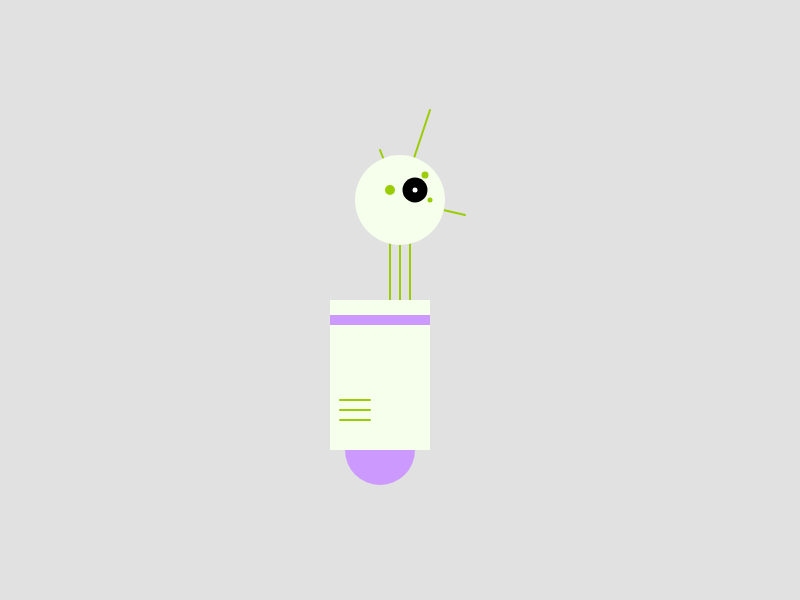
Frame 1 (no input)
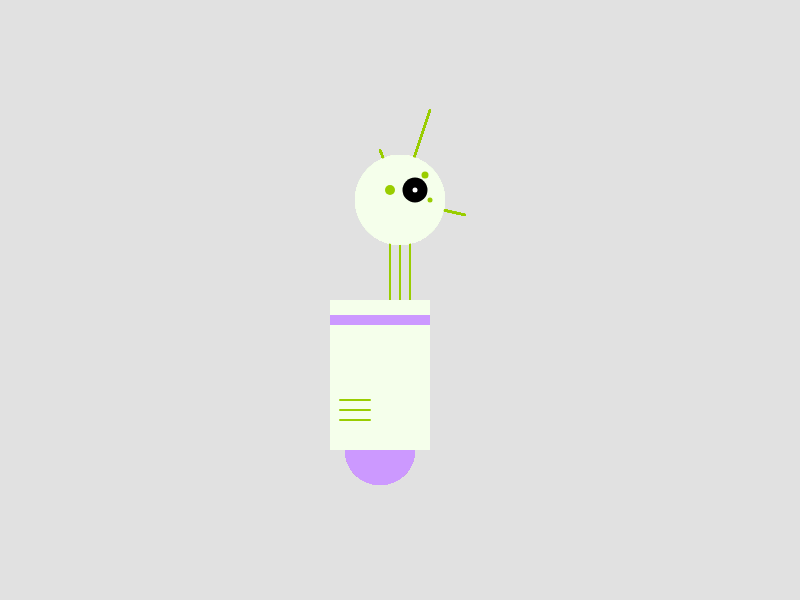
Frame 60 (no input)
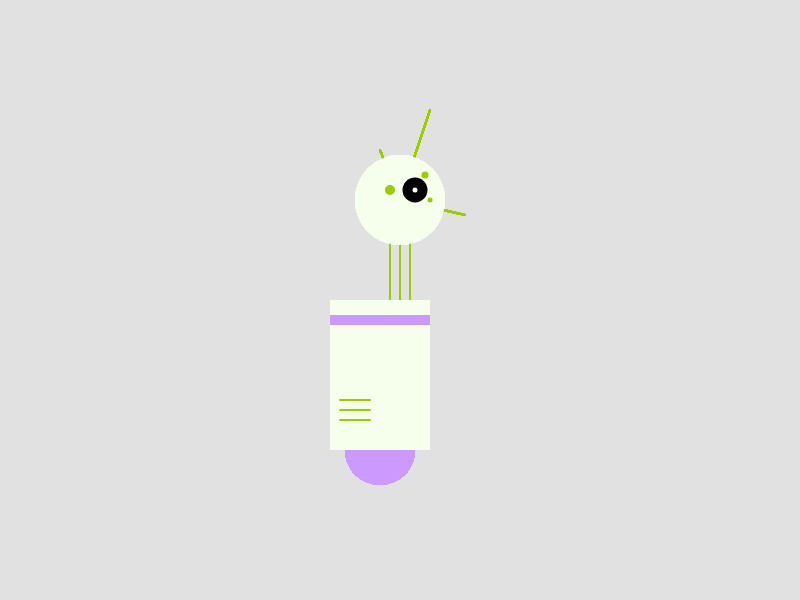
Frame 120 (the mouse pressed at the canvas centre since frame 60)

The p5.js sketch that drew these frames (run headless with seeded random() and noise() and a simulated clock; from frame 60 on, the mouse is pressed at the canvas centre):

// p5.js sketch
// ── sketch.js
function setup() {
  createCanvas(800,600);
  background(225,225,225);
}

function draw() {
  
  //neck&antennas
  strokeWeight(2);
  strokeCap(ROUND);
  stroke(153,205,0);
  line(400,200,400,350);
  line(410,240,410,350);
  line(390,240,390,350);
  
  line(400,200,380,150);
  line(400,200,430,110);
  line(400,200,465,215);
  
  
  //head
  fill(245,255,235);
  strokeWeight();
  ellipse (400,200,90,90);
  fill(0,0,0);
  ellipse(415,190,25,25);
  fill(255,255,255);
  ellipse(415,190,5,5);
  fill(153,205,0);
  ellipse(390,190,10,10);
  ellipse(430,200,5,5);
   ellipse(425,175,7,7);
  
  //feet
  fill(204,153,255);
  ellipse(380,450,70,70); 
  
  //body
  fill(245,255,235);
  rect(330,300,100,150);
  stroke(204,153,255);
  strokeCap(PROJECT);
  strokeWeight(10);
  line(335,320,425,320);
  
  strokeWeight(2);
  strokeCap(ROUND);
  stroke(153,205,0);
  line(340,400,370,400);
  line(340,410,370,410);
  line(340,420,370,420);
}
